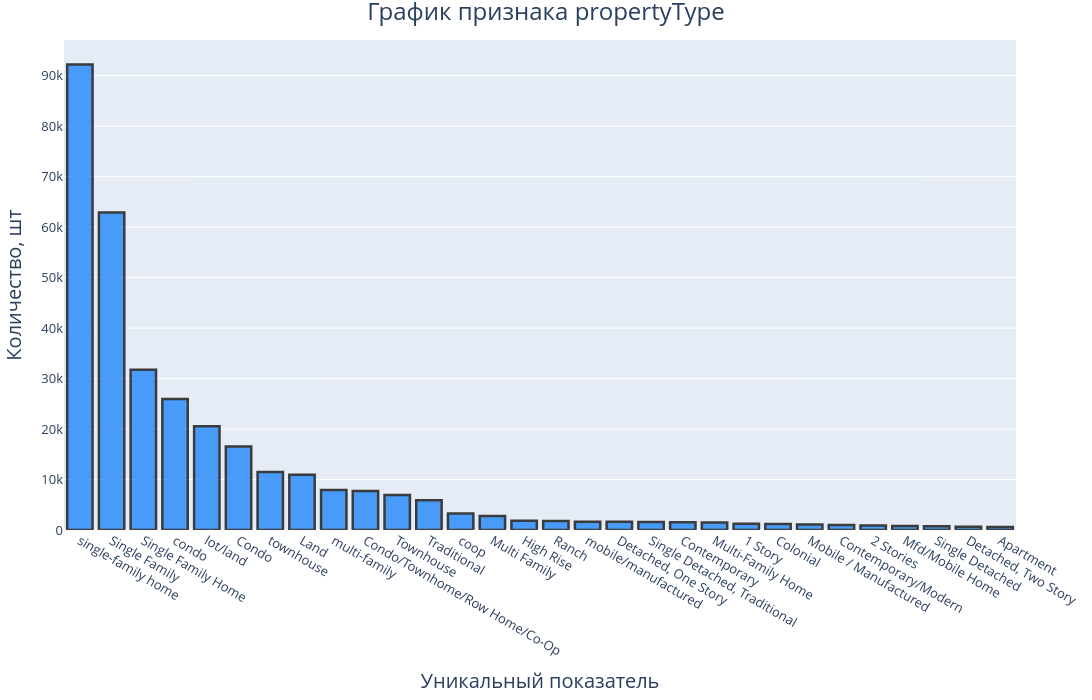

Notebook source saved alongside this figure:
### Markdown cell above
<div style="font-family: 'Courier New', monospace; font-size: 120%; background: linear-gradient(135deg, rgb(0, 2, 112) 0%, #38cdff 30%, #7d2dff 60%, #000000 100%); border-left: 4px solid #3859ff; padding: 12px; margin: 10px 0; border-radius: 8px; color: rgb(0, 0, 0); box-shadow: 0 0 15px rgba(71, 255, 237, 0.6), 0 0 20px rgba(255, 71, 87, 0.2); text-shadow: 0 1px 1px rgba(0, 0, 0, 0.4);">
<strong style="color: #ffffffff; font-weight: 600;">propertyType</strong>
</div>

### Code cell
analize_feature('propertyType')

### Figure 1 — Plotly figure (JSON) as saved in the notebook; plotly's stock layout.template omitted (floating-point values rounded to 4 significant figures)
{"data": [{"alignmentgroup": "True", "hovertemplate": "Количество: %{y} шт", "legendgroup": "", "marker": {"color": "#1580fb", "line": {"color": "black", "width": 2.5}, "pattern": {"shape": ""}}, "name": "", "offsetgroup": "", "opacity": 0.75, "orientation": "v", "showlegend": false, "textposition": "auto", "type": "bar", "x": ["single-family home", "Single Family", "Single Family Home", "condo", "lot/land", "Condo", "townhouse", "Land", "multi-family", "Condo/Townhome/Row Home/Co-Op", "Townhouse", "Traditional", "coop", "Multi Family", "High Rise", "Ranch", "mobile/manufactured", "Detached, One Story", "Single Detached, Traditional", "Contemporary", "Multi-Family Home", "1 Story", "Colonial", "Mobile / Manufactured", "Contemporary/Modern", "2 Stories", "Mfd/Mobile Home", "Single Detached", "Detached, Two Story", "Apartment"], "xaxis": "x", "y": [92206, 62869, 31728, 25968, 20552, 16561, 11464, 10934, 7900, 7701, 6936, 5913, 3266, 2794, 1823, 1781, 1618, 1614, 1581, 1557, 1501, 1234, 1205, 1066, 1000, 911, 792, 751, 638, 609], "yaxis": "y"}], "layout": {"barmode": "relative", "height": 700, "legend": {"tracegroupgap": 0}, "margin": {"b": 40, "l": 40, "r": 40, "t": 40}, "title": {"font": {"size": 24}, "text": "График признака propertyType", "x": 0.5}, "width": 1200, "xaxis": {"anchor": "y", "domain": [0, 1], "tickfont": {"size": 13}, "title": {"font": {"size": 20}, "text": "Уникальный показатель "}}, "yaxis": {"anchor": "x", "domain": [0, 1], "tickfont": {"size": 13}, "title": {"font": {"size": 20}, "text": "Количество, шт"}}}}
